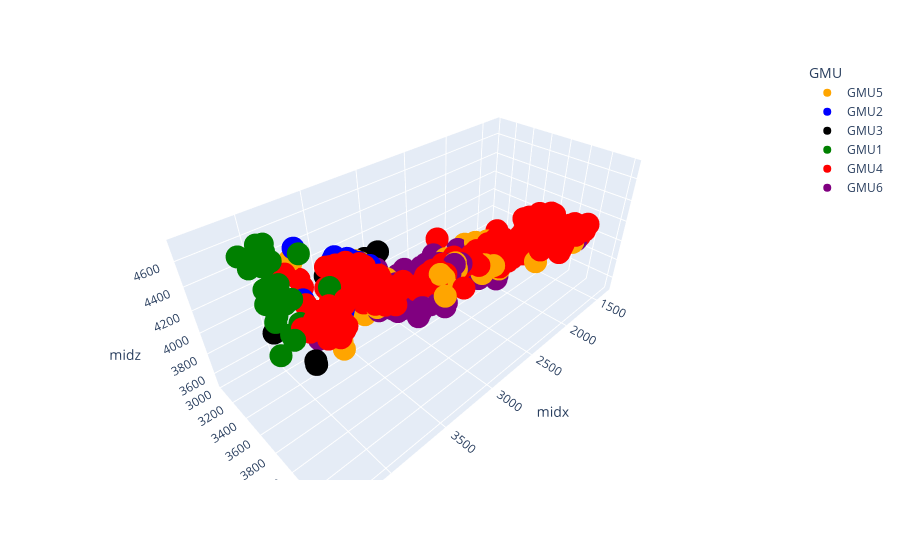

Source (notebook cell):
### Markdown cell above
# Spatial Visualization of Samples by GMU

### Code cell
fig = px.scatter_3d(df,
                   x = 'midx',
                   y = 'midy',
                   z = 'midz',
                   color = 'GMU',
                   color_discrete_sequence=palette_gmu)

fig.show()
